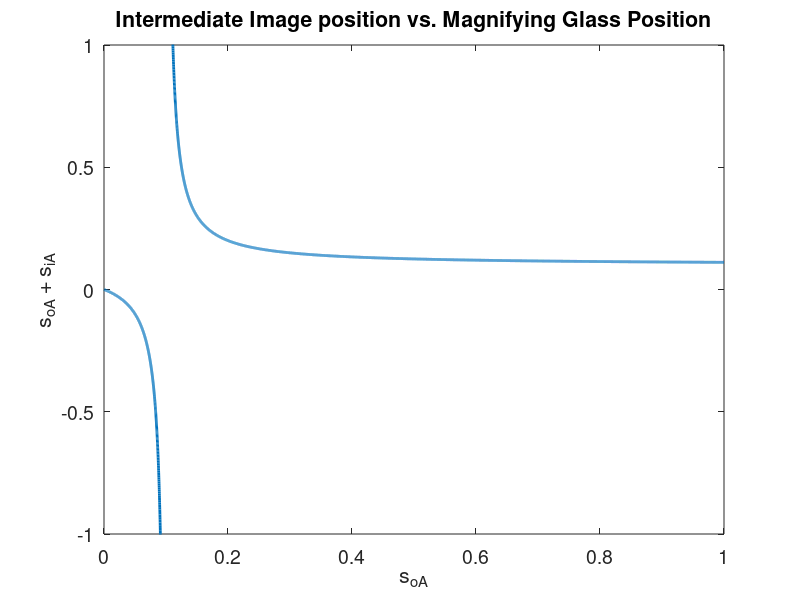

The MATLAB script that drew this image: (Note: this script raises an error after producing the figure.)
% BIOEN 599 - Biophotonics - HW3

%% a 
% Plot intermediate real/virtual image position as function of magnifying glas position 

f_lens = 100/1000;

s_o_a = [0:0.0001:1];

% s_i_a = 1./(1./s_o_a - 1/f_lens);

s_i_a = (s_o_a.*f_lens)./(s_o_a-f_lens);

figure
plot(s_o_a,(s_i_a),'linewidth',2)
ylim([-1 1])
xlim([0 1])
xlabel('s_o_A')
ylabel('s_o_A + s_i_A')
set(gca,'fontsize',14)
title('Intermediate Image position vs. Magnifying Glass Position')
% ylim([-1 1])
vline(0.1,'r:','focal length of lens')
vline(0.2,'r:')

hline(0,'g')

%% c
% plot focal length of lens in eye 


% s_o_a = [0:0.0001:1];

% s_i_a = 1./(1./s_o_a - 1/f_lens);

% f_eye = 1./(1./(1-(s_i_a)) + 1/0.02);

s_o_a = 1-s_i_a;
s_i_a = 0.02;
f_eye = (s_o_a.*s_i_a)/(s_o_a + s_i_a);

figure
plot(s_o_a,f_eye,'linewidth',2)
xlabel('s_o_A')
ylabel('f_{eye}')
set(gca,'fontsize',14)
title('Focal Length of Eye lens to focus')
% ylim([0.0185 0.02])
% vline(0.1,'r:','focal length of lens')
% vline(0.2,'r:')

% hline(0,'g')
ylim([0.018 0.025])
hline(0.0185,'r','Physiologic limit')
hline(0.02,'r','Physiologic limit')
